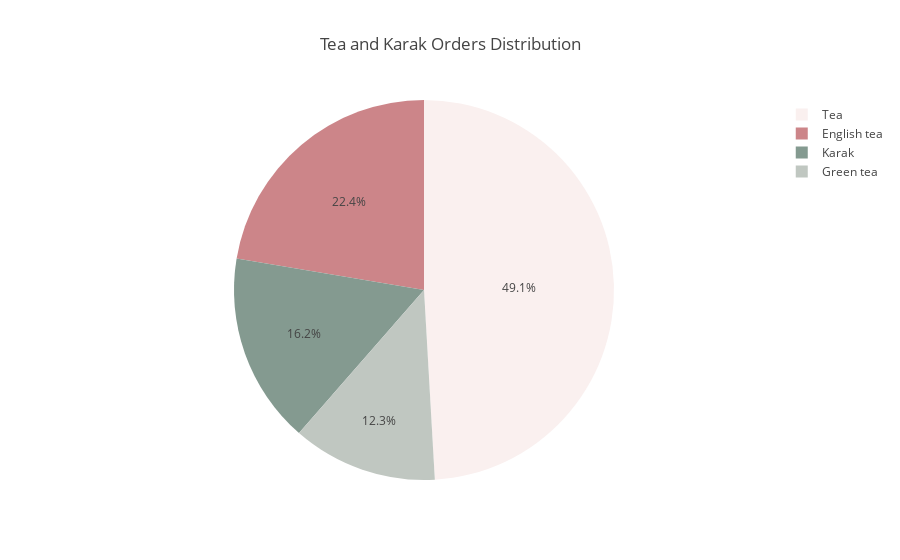

The notebook cell saved with this chart:
### Code cell
# Filter for Tea category
tea_data = coffee_df[coffee_df["الفئة"] == "Tea"]


# Count the number of orders for each item
counts = tea_data.groupby("الصنف").size().reset_index(name="Order Count")
custom_colors = ['#faf0ef', '#cc8589', '#849a90', '#c0c7c1']
fig = px.pie(
    counts, 
    values="Order Count",  
    names="الصنف",       
    title="Tea and Karak Orders Distribution", 
    color_discrete_sequence=custom_colors  
)

fig.show()

### Figure 1 — Plotly figure (JSON) as saved in the notebook; plotly's stock layout.template omitted (floating-point values rounded to 4 significant figures)
{"data": [{"domain": {"x": [0, 1], "y": [0, 1]}, "hovertemplate": "الصنف=%{label}<br>Order Count=%{value}<extra></extra>", "labels": ["English tea", "Green tea", "Karak", "Tea"], "legendgroup": "", "name": "", "showlegend": true, "type": "pie", "values": [542, 299, 393, 1190]}], "layout": {"legend": {"tracegroupgap": 0}, "piecolorway": ["#faf0ef", "#cc8589", "#849a90", "#c0c7c1"], "title": {"text": "Tea and Karak Orders Distribution"}}}
